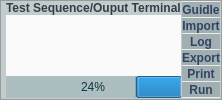
    <widget class="QFrame" name="frame_3">
     <property name="styleSheet">
      <string notr="true">QFrame
{
font: 87 10pt &quot;Sans&quot;; 
font:bold;
background-color: rgba(194,204,205); 
color: rgb(49, 67, 100);
}</string>
     </property>
     <property name="frameShape">
      <enum>QFrame::StyledPanel</enum>
     </property>
     <property name="frameShadow">
      <enum>QFrame::Raised</enum>
     </property>
     <layout class="QGridLayout" name="gridLayout_6" rowstretch="2,8,2,0">
      <property name="leftMargin">
       <number>5</number>
      </property>
      <property name="topMargin">
       <number>0</number>
      </property>
      <property name="rightMargin">
       <number>1</number>
      </property>
      <property name="bottomMargin">
       <number>1</number>
      </property>
      <property name="horizontalSpacing">
       <number>1</number>
      </property>
      <property name="verticalSpacing">
       <number>0</number>
      </property>
      <item row="0" column="0">
       <widget class="QLabel" name="label_2">
        <property name="styleSheet">
         <string notr="true">color: rgb(49, 62, 70);
font: 87 10pt &quot;Myriad Pro&quot;;
font: bold;
</string>
        </property>
        <property name="text">
         <string>Test Sequence/Ouput Terminal</string>
        </property>
       </widget>
      </item>
      <item row="3" column="0">
       <widget class="QProgressBar" name="progressBar">
        <property name="styleSheet">
         <string notr="true">background-color:rgba(97, 137, 147, 55);
font: 8pt &quot;Waree&quot;;
color: rgb(13, 52, 62);
border: none;
outline: none;
</string>
        </property>
        <property name="value">
         <number>24</number>
        </property>
        <property name="alignment">
         <set>Qt::AlignCenter</set>
        </property>
        <property name="invertedAppearance">
         <bool>true</bool>
        </property>
       </widget>
      </item>
      <item row="0" column="1" rowspan="4">
       <widget class="QFrame" name="frame_6">
        <property name="styleSheet">
         <string notr="true">QFrame
{
font: 87 10pt &quot;Sans&quot;; 
font:bold;
 background-color: rgb(235, 235, 235); 
color: rgb(49, 67, 100);
border:none;
}</string>
        </property>
        <property name="frameShape">
         <enum>QFrame::StyledPanel</enum>
        </property>
        <property name="frameShadow">
         <enum>QFrame::Raised</enum>
        </property>
        <layout class="QGridLayout" name="gridLayout_5">
         <property name="leftMargin">
          <number>0</number>
         </property>
         <property name="topMargin">
          <number>1</number>
         </property>
         <property name="rightMargin">
          <number>0</number>
         </property>
         <property name="bottomMargin">
          <number>1</number>
         </property>
         <property name="verticalSpacing">
          <number>1</number>
         </property>
         <item row="0" column="0">
          <widget class="QPushButton" name="btnGuidleRfte">
           <property name="sizePolicy">
            <sizepolicy hsizetype="Minimum" vsizetype="Preferred">
             <horstretch>0</horstretch>
             <verstretch>0</verstretch>
            </sizepolicy>
           </property>
           <property name="styleSheet">
            <string notr="true">QPushButton
{
border-color: rgb(49, 67, 100);
color: rgb(49,67,100);
background-color: rgb(162,175,176); 
font: 87 10pt &quot;Myriad Pro&quot;;
font:bold;
outline:none;
border:none;
}
QPushButton::hover
{
   background-color:rgba(146,165,201);
  	border:none;
  	outline:none;
}</string>
           </property>
           <property name="text">
            <string>Guidle</string>
           </property>
           <property name="icon">
            <iconset resource="resources.qrc">
             <normaloff>:/Test/images/button/guidle_icon.png</normaloff>:/Test/images/button/guidle_icon.png</iconset>
           </property>
           <property name="iconSize">
            <size>
             <width>20</width>
             <height>20</height>
            </size>
           </property>
          </widget>
         </item>
         <item row="1" column="0">
          <widget class="QPushButton" name="btnImportRfte">
           <property name="sizePolicy">
            <sizepolicy hsizetype="Minimum" vsizetype="Preferred">
             <horstretch>0</horstretch>
             <verstretch>0</verstretch>
            </sizepolicy>
           </property>
           <property name="styleSheet">
            <string notr="true">QPushButton
{
border-color: rgb(49, 67, 100);
color: rgb(49,67,100);
background-color: rgb(162,175,176); 
font: 87 10pt &quot;Myriad Pro&quot;;
font:bold;
outline:none;
border:none;
}
QPushButton::hover
{
   background-color:rgba(146,165,201);
  	border:none;
  	outline:none;
}</string>
           </property>
           <property name="text">
            <string>Import</string>
           </property>
           <property name="icon">
            <iconset resource="resources.qrc">
             <normaloff>:/Test/images/button/import_icon.png</normaloff>:/Test/images/button/import_icon.png</iconset>
           </property>
           <property name="iconSize">
            <size>
             <width>20</width>
             <height>20</height>
            </size>
           </property>
          </widget>
         </item>
         <item row="2" column="0">
          <widget class="QPushButton" name="btnLogRfte">
           <property name="sizePolicy">
            <sizepolicy hsizetype="Minimum" vsizetype="Preferred">
             <horstretch>0</horstretch>
             <verstretch>0</verstretch>
            </sizepolicy>
           </property>
           <property name="styleSheet">
            <string notr="true">QPushButton
{
border-color: rgb(49, 67, 100);
color: rgb(49,67,100);
background-color: rgb(162,175,176); 
font: 87 10pt &quot;Myriad Pro&quot;;
font:bold;
outline:none;
border:none;
}
QPushButton::hover
{
   background-color:rgba(146,165,201);
  	border:none;
  	outline:none;
}</string>
           </property>
           <property name="text">
            <string>Log</string>
           </property>
           <property name="icon">
            <iconset resource="resources.qrc">
             <normaloff>:/Test/images/button/log_icon.png</normaloff>:/Test/images/button/log_icon.png</iconset>
           </property>
           <property name="iconSize">
            <size>
             <width>20</width>
             <height>20</height>
            </size>
           </property>
          </widget>
         </item>
         <item row="3" column="0">
          <widget class="QPushButton" name="btnExportRfte">
           <property name="sizePolicy">
            <sizepolicy hsizetype="Minimum" vsizetype="Preferred">
             <horstretch>0</horstretch>
             <verstretch>0</verstretch>
            </sizepolicy>
           </property>
           <property name="styleSheet">
            <string notr="true">QPushButton
{
border-color: rgb(49, 67, 100);
color: rgb(49,67,100);
background-color: rgb(162,175,176); 
font: 87 10pt &quot;Myriad Pro&quot;;
font:bold;
outline:none;
border:none;
}
QPushButton::hover
{
   background-color:rgba(146,165,201);
  	border:none;
  	outline:none;
}</string>
           </property>
           <property name="text">
            <string>Export</string>
           </property>
           <property name="icon">
            <iconset resource="resources.qrc">
             <normaloff>:/Test/images/button/export_icon2.png</normaloff>:/Test/images/button/export_icon2.png</iconset>
           </property>
           <property name="iconSize">
            <size>
             <width>20</width>
             <height>20</height>
            </size>
           </property>
          </widget>
         </item>
         <item row="4" column="0">
          <widget class="QPushButton" name="btnPrintRfte">
           <property name="sizePolicy">
            <sizepolicy hsizetype="Minimum" vsizetype="Preferred">
             <horstretch>0</horstretch>
             <verstretch>0</verstretch>
            </sizepolicy>
           </property>
           <property name="styleSheet">
            <string notr="true">QPushButton
{
border-color: rgb(49, 67, 100);
color: rgb(49,67,100);
background-color: rgb(162,175,176); 
font: 87 10pt &quot;Myriad Pro&quot;;
font:bold;
outline:none;
border:none;
}
QPushButton::hover
{
   background-color:rgba(146,165,201);
  	border:none;
  	outline:none;
}</string>
           </property>
           <property name="text">
            <string>Print</string>
           </property>
           <property name="icon">
            <iconset resource="resources.qrc">
             <normaloff>:/Test/images/button/print-icon.png</normaloff>:/Test/images/button/print-icon.png</iconset>
           </property>
           <property name="iconSize">
            <size>
             <width>20</width>
             <height>20</height>
            </size>
           </property>
          </widget>
         </item>
         <item row="5" column="0">
          <widget class="QPushButton" name="btnRunRfte">
           <property name="sizePolicy">
            <sizepolicy hsizetype="Minimum" vsizetype="Preferred">
             <horstretch>0</horstretch>
             <verstretch>0</verstretch>
            </sizepolicy>
           </property>
           <property name="styleSheet">
            <string notr="true">QPushButton
{
border-color: rgb(49, 67, 100);
color: rgb(49,67,100);
background-color: rgb(162,175,176); 
font: 87 10pt &quot;Myriad Pro&quot;;
font:bold;
outline:none;
border:none;
}
QPushButton::hover
{
   background-color:rgba(146,165,201);
  	border:none;
  	outline:none;
}</string>
           </property>
           <property name="text">
            <string>Run</string>
           </property>
           <property name="icon">
            <iconset resource="resources.qrc">
             <normaloff>:/Test/images/button/start_icon_3.png</normaloff>:/Test/images/button/start_icon_3.png</iconset>
           </property>
           <property name="iconSize">
            <size>
             <width>20</width>
             <height>20</height>
            </size>
           </property>
          </widget>
         </item>
        </layout>
       </widget>
      </item>
      <item row="1" column="0" rowspan="2">
       <widget class="QFrame" name="frame_5">
        <property name="styleSheet">
         <string notr="true">QFrame
{
font: 87 10pt &quot;Sans&quot;; 
font:bold;
 background-color: rgb(250, 250, 250); 
color: rgb(49, 67, 100);
border:none;
}</string>
        </property>
        <property name="frameShape">
         <enum>QFrame::StyledPanel</enum>
        </property>
        <property name="frameShadow">
         <enum>QFrame::Raised</enum>
        </property>
       </widget>
      </item>
     </layout>
    </widget>
